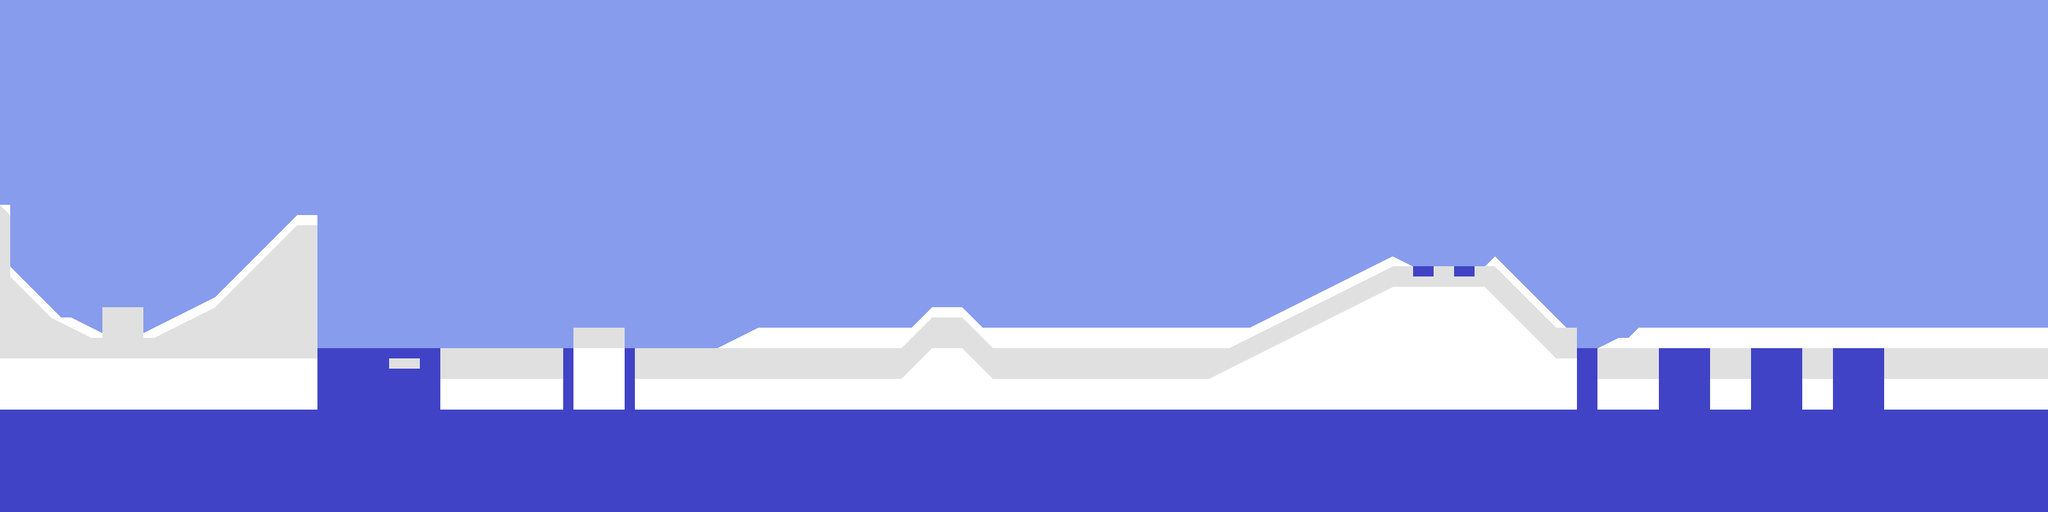

This is a level from a 2D game, rendered from its Tiled map with the project's own tilesets. A one-line summary and the map file follow, with tile-layer data summarised:
An orthogonal 200x50 tile map with 16x16 px tiles, 1 tile layer (Tile Layer 1).

<map version="1.5" tiledversion="1.7.2" orientation="orthogonal" renderorder="right-down" width="200" height="50" tilewidth="16" tileheight="16" infinite="0" nextlayerid="2" nextobjectid="1">
 <tileset firstgid="1" source="cube_hob_set.tsx" />
 <layer id="1" name="Tile Layer 1" width="200" height="50">
  <data>[10000 cells, 10000 non-empty, 20 distinct tile ids]</data>
 </layer>
</map>
